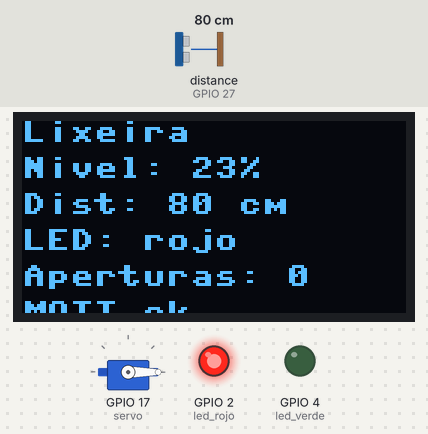
Recording of a program running on a simulated ESP32 board running MicroPython. Parts: 128×64 one-colour display, servo, output pins drawn as LEDs (lit = HIGH). The inputs (shaded band) are chosen by the test bench; at power-on: distance to the obstacle (sensor on GPIO 27) 80 cm. The echo pulse lasts 58.3 µs per cm; WiFi joins after 1.5 s; no MQTT or app messages arrive unless stated; servo angles are drawn from the pulse width (0.5 ms = 0°, 2.5 ms = 180°); library files of the repository ran but are not shown: ssd1306.py; pins used as bus, display or sensor lines are not drawn; what the program prints to the serial console is not drawn.

Above: at 3.5 s.
3.6 s: distance to the obstacle (sensor on GPIO 27) set to 27 cm
At 5.4 s:
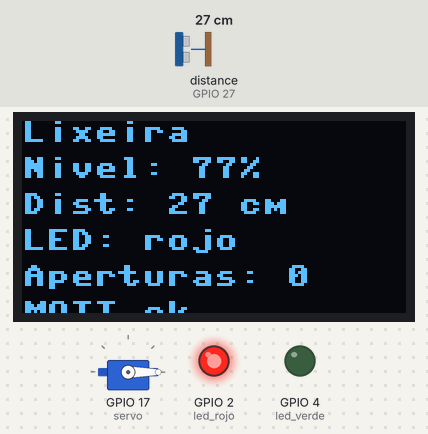
5.9 s: distance to the obstacle (sensor on GPIO 27) set to 23 cm
At 7.5 s:
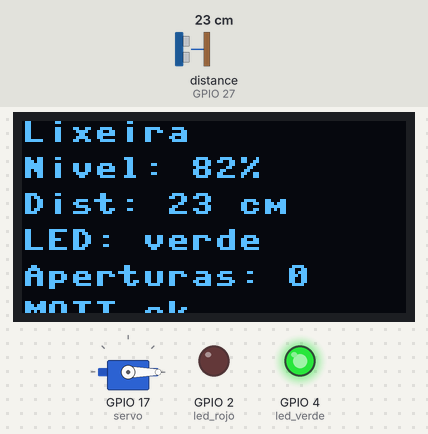
8.3 s: distance to the obstacle (sensor on GPIO 27) set to 120 cm
At 9.4 s:
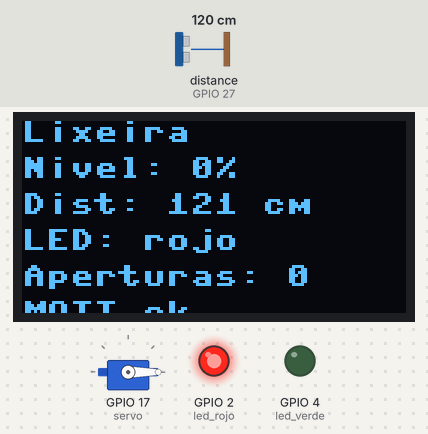
Timing chart, 0 to 11.3 s (numbered marks = the images above; inputs shaded):
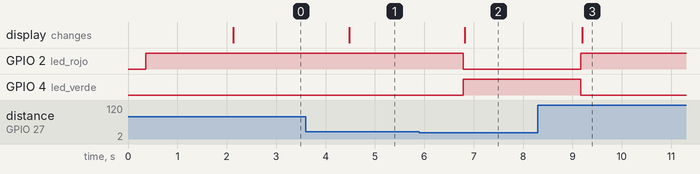

Measured:
- the behaviour switches between 25 and 24 cm on distance to the obstacle (sensor on GPIO 27) (found by bisection; images 1 and 2)
- after the input at 3.6 s, the display: changes after 0.88 s (image 1)
- after the input at 5.9 s, GPIO 2 (led_rojo): HIGH → LOW after 0.89 s; GPIO 4 (led_verde): LOW → HIGH after 0.89 s; the display: changes after 0.92 s (image 2)
- after the input at 8.3 s, GPIO 2 (led_rojo): LOW → HIGH after 0.86 s; GPIO 4 (led_verde): HIGH → LOW after 0.86 s; the display: changes after 0.89 s (image 3)

The program:

main.py
```python
import json
import time

import network
import ssd1306
from machine import I2C, PWM, Pin, time_pulse_us, unique_id
from umqtt.simple import MQTTClient

# ---------- CONFIGURACIÓN ----------
WIFI_SSID = "Wokwi-GUEST"        # red WiFi simulada de Wokwi (sin contraseña)
WIFI_PASS = ""
BROKER = "broker.hivemq.com"
PUERTO = 1883
TEMA = "contenedor-rommel-k7x2/datos"           # debe ser igual al TEMA del dashboard
TEMA_CMD = "contenedor-rommel-k7x2/comandos"    # debe ser igual al TEMA_CMD del dashboard
ALTURA_CM = 103                  # distancia del sensor con el contenedor vacío
LLENO_CM = 5                     # distancia del sensor con el contenedor lleno
UMBRAL_ALERTA = 80               # % desde el cual se enciende el LED verde
PERIODO_S = 2                    # segundos entre publicaciones

ID = "lixeira-" + "".join("{:02x}".format(b) for b in unique_id()[-3:])

# ---------- HARDWARE ----------
trig = Pin(32, Pin.OUT)
echo = Pin(27, Pin.IN)
led_rojo = Pin(2, Pin.OUT)
led_verde = Pin(4, Pin.OUT)
servo = PWM(Pin(17), freq=50)
i2c = I2C(0, scl=Pin(22), sda=Pin(21))
oled = ssd1306.SSD1306_I2C(128, 64, i2c)

# ---------- ESTADO ----------
aperturas = 0            # contador acumulado de aperturas de la tapa
pendiente_abrir = False  # lo activa el comando MQTT; se atiende en el bucle
cliente = None
estado_red = "conectando"


def mover_servo(grados):
    """Pulso de 0,5 ms (0°) a 2,5 ms (180°) sobre un periodo de 20 ms."""
    us = 500 + grados * 2000 // 180
    servo.duty_u16(us * 65535 // 20000)


def abrir_tapa():
    """Abre la tapa 2 s, la cierra y suma una apertura."""
    global aperturas
    mostrar(["Lixeira", "Abriendo tapa..."])
    mover_servo(90)
    time.sleep(2)
    mover_servo(0)
    aperturas += 1


# ---------- MEDICIÓN ----------
def medir_cm():
    """Una lectura del HC-SR04 en cm, o None si no hay eco."""
    trig.value(0)
    time.sleep_us(2)
    trig.value(1)
    time.sleep_us(10)
    trig.value(0)
    t = time_pulse_us(echo, 1, 30000)  # microsegundos; negativo si hay timeout
    if t < 0:
        return None
    return t / 58


def distancia_mediana(n=5):
    """Mediana de n lecturas, para descartar valores erráticos."""
    lecturas = []
    for _ in range(n):
        d = medir_cm()
        if d is not None:
            lecturas.append(d)
        time.sleep_ms(60)
    if not lecturas:
        return None
    lecturas.sort()
    return lecturas[len(lecturas) // 2]


def porcentaje(d):
    """0 % con ALTURA_CM (vacío), 100 % con LLENO_CM (lleno o desbordado)."""
    p = (ALTURA_CM - d) / (ALTURA_CM - LLENO_CM) * 100
    return max(0, min(100, p))


def nivel_texto(p):
    if p < 5:
        return "vazia"
    if p < UMBRAL_ALERTA:
        return "media"
    return "cheia"


# ---------- SALIDAS ----------
def actualizar_leds(p):
    verde = p >= UMBRAL_ALERTA
    led_verde.value(1 if verde else 0)
    led_rojo.value(0 if verde else 1)


def mostrar(lineas):
    oled.fill(0)
    for i, texto in enumerate(lineas):
        oled.text(texto, 0, i * 12)
    oled.show()


# ---------- RED ----------
def conectar_wifi():
    wlan = network.WLAN(network.STA_IF)
    wlan.active(True)
    if not wlan.isconnected():
        wlan.connect(WIFI_SSID, WIFI_PASS)
        inicio = time.ticks_ms()
        while not wlan.isconnected():
            if time.ticks_diff(time.ticks_ms(), inicio) > 15000:
                raise OSError("sin WiFi")
            time.sleep_ms(200)
    return wlan


def rssi(wlan):
    try:
        return wlan.status("rssi")
    except Exception:
        return None


def al_recibir(topic, msg):
    """Se ejecuta al llegar un mensaje en TEMA_CMD. Solo marca la orden."""
    global pendiente_abrir
    try:
        orden = json.loads(msg.decode())
    except ValueError:
        return
    if isinstance(orden, dict) and orden.get("cmd") == "abrir":
        pendiente_abrir = True


def conectar_mqtt():
    c = MQTTClient(ID, BROKER, PUERTO, keepalive=30)
    c.set_callback(al_recibir)
    c.connect()
    c.subscribe(TEMA_CMD)
    return c


def publicar(d, p):
    """Publica la lectura actual. Si falla algo, reintenta en el próximo ciclo."""
    global cliente, estado_red
    try:
        wlan = conectar_wifi()
        if cliente is None:
            cliente = conectar_mqtt()
        mensaje = json.dumps({
            "id": ID,
            "distancia_cm": round(d, 1),
            "ocupacao_pct": round(p, 1),
            "nivel": nivel_texto(p),
            "aperturas": aperturas,
            "rssi": rssi(wlan),
        })
        cliente.publish(TEMA, mensaje)
        estado_red = "MQTT ok"
        print(mensaje)
    except Exception as e:
        cliente = None
        estado_red = "sin conexion"
        print("Error de red:", e)


def esperar(segundos):
    """Espera atendiendo comandos. Si abre la tapa, vuelve antes para
    medir y publicar de inmediato el nuevo contador."""
    global cliente, pendiente_abrir
    fin = time.ticks_add(time.ticks_ms(), segundos * 1000)
    while time.ticks_diff(fin, time.ticks_ms()) > 0:
        if cliente is not None:
            try:
                cliente.check_msg()  # no bloquea; llama a al_recibir si hay mensaje
            except Exception:
                cliente = None
        if pendiente_abrir:
            pendiente_abrir = False
            abrir_tapa()
            return
        time.sleep_ms(100)


# ---------- PROGRAMA PRINCIPAL ----------
mover_servo(0)  # tapa cerrada

while True:
    d = distancia_mediana()
    if d is None:
        led_rojo.value(0)
        led_verde.value(0)
        mostrar(["Lixeira", "Sensor sin eco", "Revisar TRIG/ECHO"])
        esperar(PERIODO_S)
        continue

    p = porcentaje(d)
    actualizar_leds(p)
    publicar(d, p)
    mostrar([
        "Lixeira",
        "Nivel: {}%".format(round(p)),
        "Dist: {} cm".format(round(d)),
        "LED: " + ("verde" if p >= UMBRAL_ALERTA else "rojo"),
        "Aperturas: {}".format(aperturas),
        estado_red,
    ])
    esperar(PERIODO_S)
```
